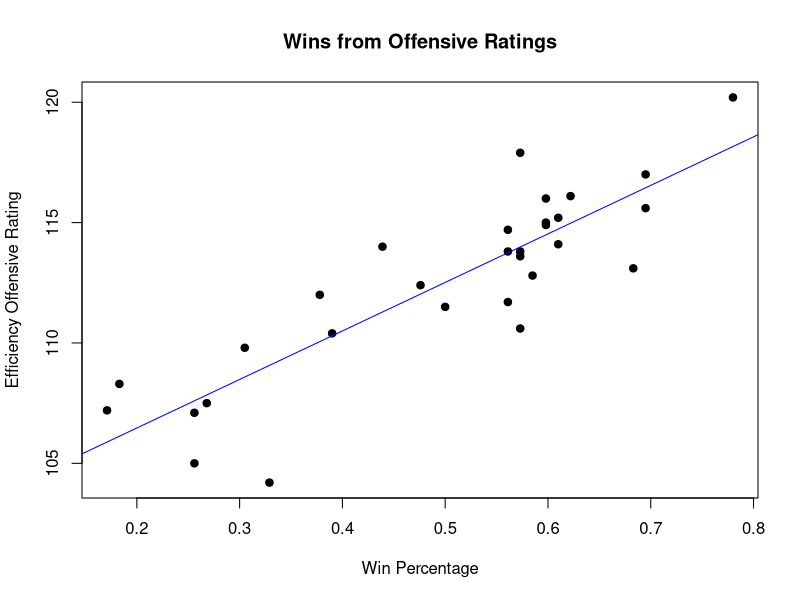
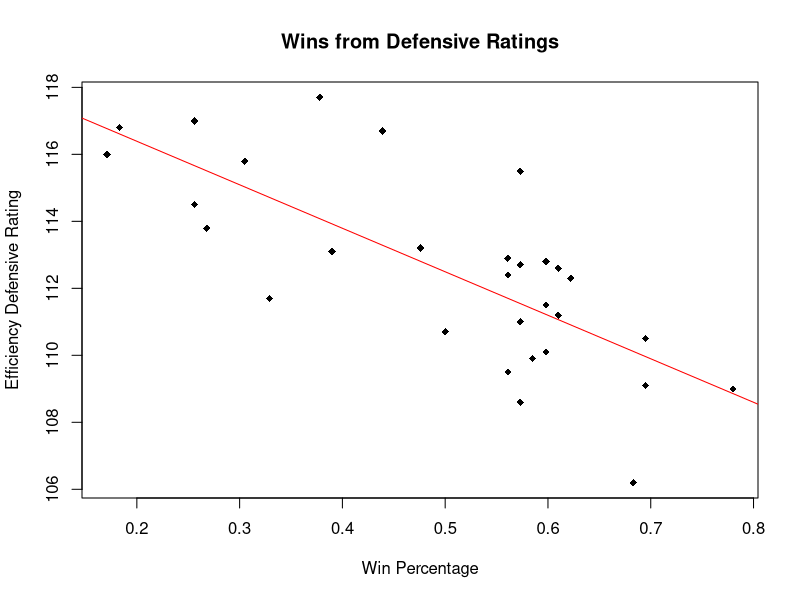

Write R code to recreate these figures, in order.
## ---- chunk 1
Nba_stats <- read.csv("./Teams_Estimated_Metrics_Season23_24.csv")
## ---- chunk 2
#| echo: false
2 * 2
## ---- chunk 3
plot(Nba_stats$W_PCT, Nba_stats$E_OFF_RATING, main = "Wins from Offensive Ratings", xlab = "Win Percentage", ylab = "Efficiency Offensive Rating", pch = 19)

abline(lm(E_OFF_RATING~W_PCT, data = Nba_stats), col = 'blue')
## ---- chunk 4
plot(Nba_stats$W_PCT, Nba_stats$E_DEF_RATING, main = "Wins from Defensive Ratings", xlab = "Win Percentage", ylab = "Efficiency Defensive Rating", pch = 18)

abline(lm(E_DEF_RATING~W_PCT, data = Nba_stats), col = 'red')
